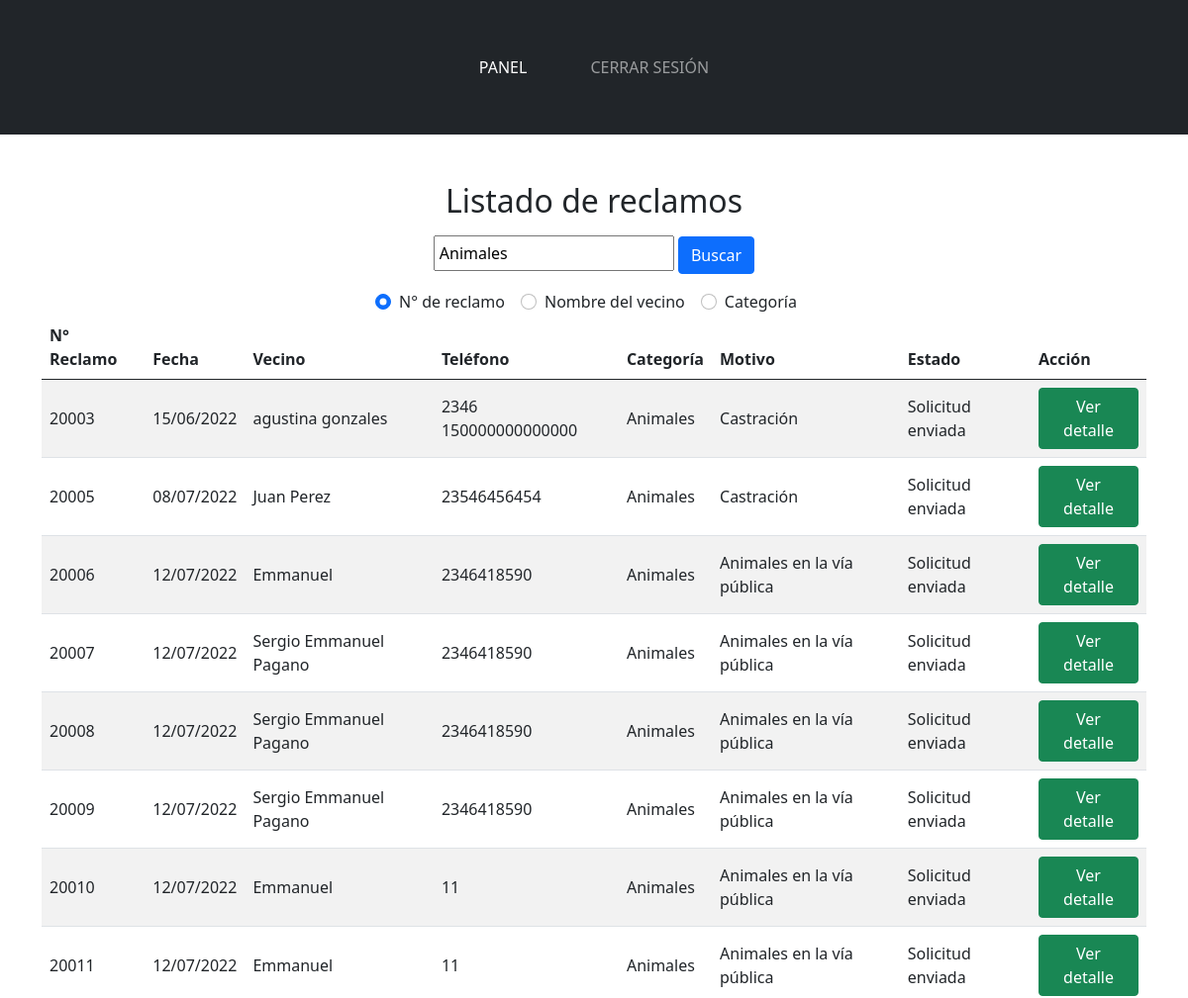
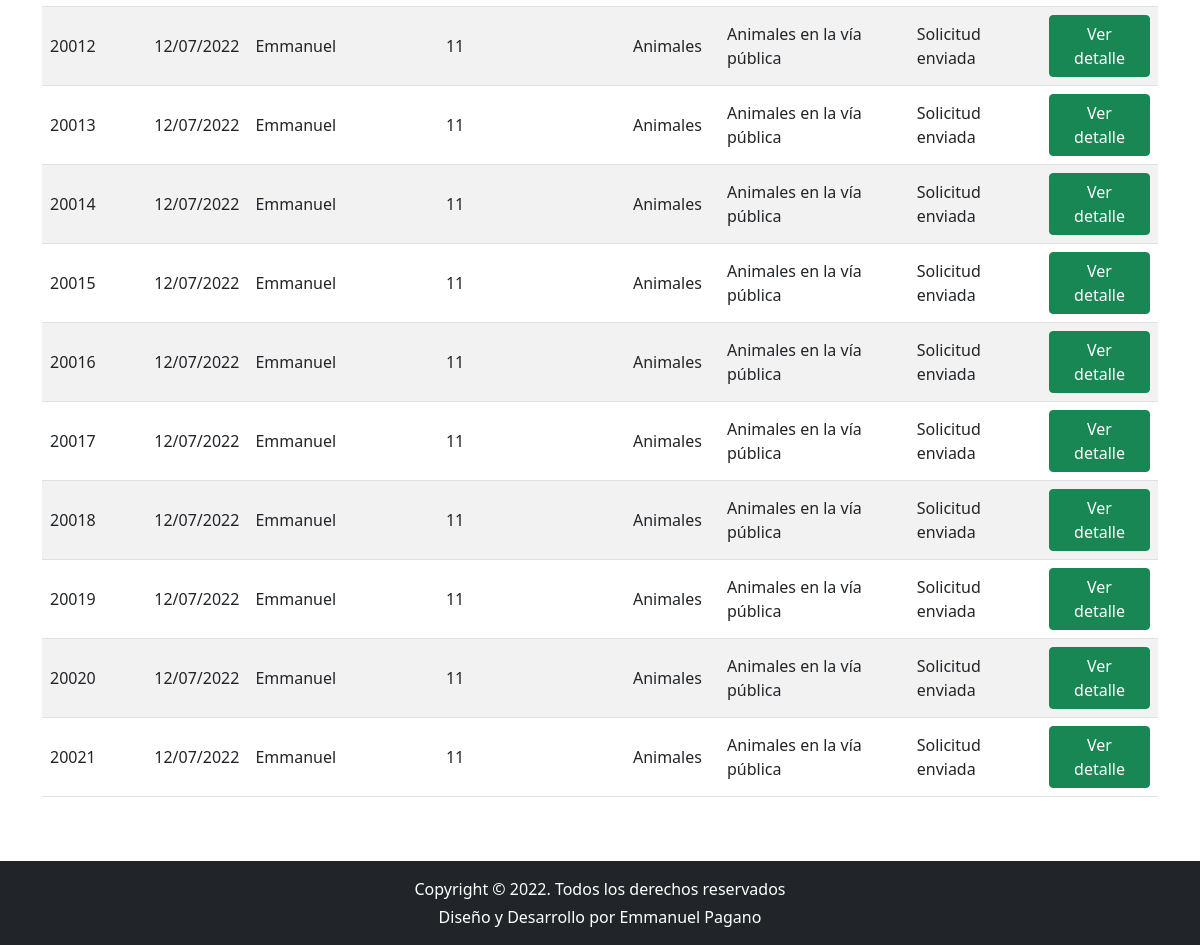
/adm/reclamos/listar-reclamo.php?busqueda=Animales (signed in), run on the app's committed database (2 pictures, top to bottom).
### tables this page shows
CREATE TABLE `reclamos` (
  `idReclamo` int(11) NOT NULL,
  `idSubcategoria` int(11) NOT NULL,
  `fechaReclamo` date NOT NULL,
  `nombreVecino` varchar(250) NOT NULL,
  `dni` int(8) NOT NULL,
  `idCalle` int(11) NOT NULL,
  `altura` int(11) NOT NULL,
  `telefonoVecino` varchar(250) NOT NULL,
  `correoVecino` varchar(250) NOT NULL,
  `idEstado` int(11) NOT NULL,
  `comentario` text NOT NULL
);

CREATE TABLE `categorias` (
  `idCategoria` int(11) NOT NULL,
  `categoria` varchar(250) NOT NULL,
  `descripcion` varchar(300) NOT NULL,
  `imgCategoria` varchar(300) NOT NULL
);

CREATE TABLE `subcategorias` (
  `idSubcategoria` int(11) NOT NULL,
  `subcategoria` varchar(250) NOT NULL,
  `descripcionSub` varchar(250) NOT NULL,
  `idCategoriaPadre` int(11) NOT NULL
);

CREATE TABLE `estados` (
  `idEstado` int(11) NOT NULL,
  `estado` varchar(250) NOT NULL
);

### adm/reclamos/listar-reclamo.php (the view, shortened to what this page needs)
<?php
include("../../include/conexion.php");
if($_SERVER['REQUEST_METHOD'] == 'GET' && !empty($_GET['busqueda'])){
    $busqueda = $_GET['busqueda'];
    $filtro = $_GET['filtro'];
    if($filtro == 'numReclamo'){
        $cmd = $conexion->prepare('SELECT * FROM reclamos INNER JOIN subcategorias ON subcategorias.idSubcategoria = reclamos.idSubcategoria INNER JOIN categorias ON categorias.idCategoria = subcategorias.idCategoriaPadre INNER JOIN estados ON estados.idEstado = reclamos.idEstado WHERE idReclamo = :numReclamo ORDER BY reclamos.idEstado, reclamos.fechaReclamo');
        $cmd->execute(array(':numReclamo'=>$busqueda));
        $reclamos = $cmd->fetchAll();
    } else {
        $cmd = $conexion->prepare('SELECT * FROM reclamos INNER JOIN subcategorias ON subcategorias.idSubcategoria = reclamos.idSubcategoria INNER JOIN categorias ON categorias.idCategoria = subcategorias.idCategoriaPadre INNER JOIN estados ON estados.idEstado = reclamos.idEstado WHERE categoria LIKE :busqueda ORDER BY reclamos.idEstado, reclamos.fechaReclamo');
        $cmd->execute(array(':busqueda'=>'%'.$busqueda.'%'));
        $reclamos = $cmd->fetchAll();
    }
}
?>
<?php include('../../include/header-adm.php'); ?>
<section class="listado-abm py-5">
    <div class="container">
        <h2 class="titulo-seccion text-center">Listado de reclamos</h2>
        <div>
            <form action="listar-reclamo.php" method="GET" class="mt-3 d-flex justify-content-center flex-wrap">
                <div class="mb-3 text-center w-100">
                    <input type="text" name="busqueda" placeholder='Ingrese su búsqueda' class="p-1" value="<?php echo (isset($busqueda)) ? $busqueda : '' ?>">
                    <button type="submit" class="btn btn-primary">Buscar</button>
                </div>
                <div class="form-check form-check-inline text-center">
                    <input class="form-check-input" type="radio" name="filtro" id="flexRadioDefault1" value="numReclamo" <?php echo ((isset($filtro) && $filtro == 'numReclamo') || !isset($filtro)) ? 'checked' : '' ?>>
                    <label class="form-check-label" for="flexRadioDefault1">
                        N° de reclamo
                    </label>
                </div>
                <div class="form-check form-check-inline text-center">
                    <input class="form-check-input" type="radio" name="filtro" id="flexRadioDefault2" value="nombre" <?php echo (isset($filtro) && $filtro == 'nombre') ? 'checked' : '' ?>>
                    <label class="form-check-label" for="flexRadioDefault2">
                        Nombre del vecino
                    </label>
                </div>
                <div class="form-check form-check-inline text-center">
                    <input class="form-check-input" type="radio" name="filtro" id="flexRadioDefault1" value="categoria" <?php echo (isset($filtro) && $filtro == 'categoria') ? 'checked' : '' ?>>
                    <label class="form-check-label" for="flexRadioDefault1">
                        Categoría
                    </label>
                </div>
            </form>
        </div>
        <div class="table-responsive">
            <table class="table table-striped">
                <thead>
                    <tr>
                    <th scope="col">N° Reclamo</th>
                    <th scope="col">Fecha</th>
                    <th scope="col">Vecino</th>
                    <th scope="col">Teléfono</th>
                    <th scope="col">Categoría</th>
                    <th scope="col">Motivo</th>
                    <th scope="col">Estado</th>
                    <th scope="col">Acción</th>
                    </tr>
                </thead>
                <tbody>
                    <?php
                    foreach ($reclamos as $fila) {
                        echo '
                        <tr>
                        <td>'.$fila["idReclamo"].'</td>
                        <td>'. date("d/m/Y", strtotime($fila["fechaReclamo"])) .'</td>
                        <td>'.$fila["nombreVecino"].'</td>
                        <td>'.$fila["telefonoVecino"].'</td>
                        <td>'.$fila["categoria"].'</td>
                        <td>'.$fila["subcategoria"].'</td>
                        <td>'.$fila["estado"].'</td>
                        <td>
                            <a href="modificar-reclamo.php?id='.$fila["idReclamo"].'" class="btn btn-success">Ver detalle</a>
                        </td>
                        </tr>
                        ';
                    }
                    ?>
                </tbody>
            </table>
        </div>
    </div>
</section>
<?php include('../../include/footer-adm.php'); ?>

### css/style-adm.css (style rules this page uses)
.listado-abm td { vertical-align:middle }

### data on the page
reclamos: idReclamo "20003", fechaReclamo "15/06/2022", nombreVecino "agustina gonzales", telefonoVecino "2346 150000000000000", categorias.categoria "Animales", idSubcategoria.subcategoria "Castración", idEstado.estado "Solicitud enviada"
reclamos: idReclamo "20005", fechaReclamo "08/07/2022", nombreVecino "Juan Perez", telefonoVecino "23546456454", categorias.categoria "Animales", idSubcategoria.subcategoria "Castración", idEstado.estado "Solicitud enviada"
reclamos: idReclamo "20006", fechaReclamo "12/07/2022", nombreVecino "Emmanuel", telefonoVecino "2346418590", categorias.categoria "Animales", idSubcategoria.subcategoria "Animales en la vía pública", idEstado.estado "Solicitud enviada"
reclamos: idReclamo "20007", fechaReclamo "12/07/2022", nombreVecino "Sergio Emmanuel Pagano", telefonoVecino "2346418590", categorias.categoria "Animales", idSubcategoria.subcategoria "Animales en la vía pública", idEstado.estado "Solicitud enviada"
reclamos: idReclamo "20008", fechaReclamo "12/07/2022", nombreVecino "Sergio Emmanuel Pagano", telefonoVecino "2346418590", categorias.categoria "Animales", idSubcategoria.subcategoria "Animales en la vía pública", idEstado.estado "Solicitud enviada"
reclamos: idReclamo "20009", fechaReclamo "12/07/2022", nombreVecino "Sergio Emmanuel Pagano", telefonoVecino "2346418590", categorias.categoria "Animales", idSubcategoria.subcategoria "Animales en la vía pública", idEstado.estado "Solicitud enviada"
reclamos: idReclamo "20010", fechaReclamo "12/07/2022", nombreVecino "Emmanuel", telefonoVecino "11", categorias.categoria "Animales", idSubcategoria.subcategoria "Animales en la vía pública", idEstado.estado "Solicitud enviada"
reclamos: idReclamo "20011", fechaReclamo "12/07/2022", nombreVecino "Emmanuel", telefonoVecino "11", categorias.categoria "Animales", idSubcategoria.subcategoria "Animales en la vía pública", idEstado.estado "Solicitud enviada"
reclamos: idReclamo "20012", fechaReclamo "12/07/2022", nombreVecino "Emmanuel", telefonoVecino "11", categorias.categoria "Animales", idSubcategoria.subcategoria "Animales en la vía pública", idEstado.estado "Solicitud enviada"
reclamos: idReclamo "20013", fechaReclamo "12/07/2022", nombreVecino "Emmanuel", telefonoVecino "11", categorias.categoria "Animales", idSubcategoria.subcategoria "Animales en la vía pública", idEstado.estado "Solicitud enviada"
reclamos: idReclamo "20014", fechaReclamo "12/07/2022", nombreVecino "Emmanuel", telefonoVecino "11", categorias.categoria "Animales", idSubcategoria.subcategoria "Animales en la vía pública", idEstado.estado "Solicitud enviada"
reclamos: idReclamo "20015", fechaReclamo "12/07/2022", nombreVecino "Emmanuel", telefonoVecino "11", categorias.categoria "Animales", idSubcategoria.subcategoria "Animales en la vía pública", idEstado.estado "Solicitud enviada"
reclamos: idReclamo "20016", fechaReclamo "12/07/2022", nombreVecino "Emmanuel", telefonoVecino "11", categorias.categoria "Animales", idSubcategoria.subcategoria "Animales en la vía pública", idEstado.estado "Solicitud enviada"
reclamos: idReclamo "20017", fechaReclamo "12/07/2022", nombreVecino "Emmanuel", telefonoVecino "11", categorias.categoria "Animales", idSubcategoria.subcategoria "Animales en la vía pública", idEstado.estado "Solicitud enviada"
reclamos: idReclamo "20018", fechaReclamo "12/07/2022", nombreVecino "Emmanuel", telefonoVecino "11", categorias.categoria "Animales", idSubcategoria.subcategoria "Animales en la vía pública", idEstado.estado "Solicitud enviada"
reclamos: idReclamo "20019", fechaReclamo "12/07/2022", nombreVecino "Emmanuel", telefonoVecino "11", categorias.categoria "Animales", idSubcategoria.subcategoria "Animales en la vía pública", idEstado.estado "Solicitud enviada"
reclamos: idReclamo "20020", fechaReclamo "12/07/2022", nombreVecino "Emmanuel", telefonoVecino "11", categorias.categoria "Animales", idSubcategoria.subcategoria "Animales en la vía pública", idEstado.estado "Solicitud enviada"
reclamos: idReclamo "20021", fechaReclamo "12/07/2022", nombreVecino "Emmanuel", telefonoVecino "11", categorias.categoria "Animales", idSubcategoria.subcategoria "Animales en la vía pública", idEstado.estado "Solicitud enviada"
